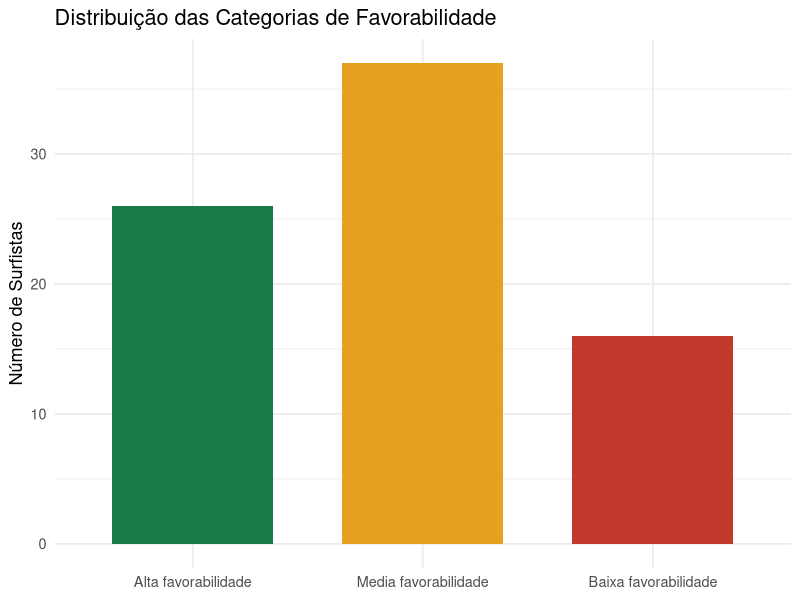
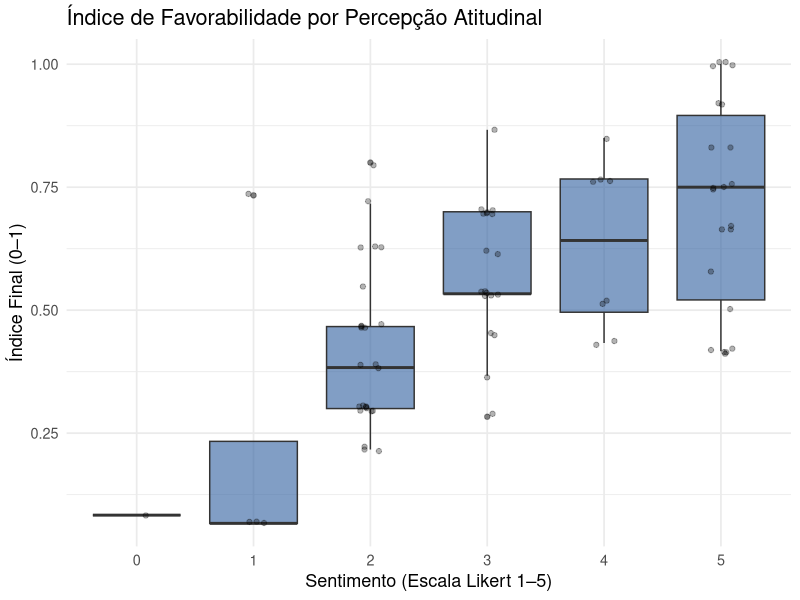

Reproduce these figures in R, in order.
## ---- chunk 1
# Configuração global dos chunks
knitr::opts_chunk$set(
  echo = TRUE,
  warning = FALSE,
  message = FALSE
)

# Carregamento dos pacotes
library(dplyr)
library(readxl)
library(ggplot2)
library(knitr)
## ---- chunk 2
# Como o arquivo .Rmd está dentro da pasta 'Scripts/',
# utilizamos '../' para acessar a pasta 'Data'

dados <- read_excel("../Data/L1/dados_com_indice.xlsx")
## ---- chunk 3
# Construção da tabela descritiva

resumo <- data.frame(
  Métrica = c(
    "N de Entrevistados",
    "Média",
    "Mediana",
    "Desvio Padrão",
    "Mínimo",
    "Máximo"
  ),
  
  Valor = c(
    nrow(dados),
    round(mean(dados$indice_favorabilidade, na.rm = TRUE), 3),
    round(median(dados$indice_favorabilidade, na.rm = TRUE), 3),
    round(sd(dados$indice_favorabilidade, na.rm = TRUE), 3),
    round(min(dados$indice_favorabilidade, na.rm = TRUE), 3),
    round(max(dados$indice_favorabilidade, na.rm = TRUE), 3)
  )
)

# Exibição da tabela

kable(
  resumo,
  caption = "Tabela 1. Estatísticas descritivas do índice de favorabilidade."
)
## ---- chunk 4

dados |>
  
  count(categoria_indice) |>
  
  mutate(
    categoria_indice = factor(
      categoria_indice,
      levels = c(
        "Alta favorabilidade",
        "Media favorabilidade",
        "Baixa favorabilidade"
      )
    )
  ) |>
  
  ggplot(
    aes(
      x = categoria_indice,
      y = n,
      fill = categoria_indice
    )
  ) +
  
  geom_col(
    show.legend = FALSE,
    width = 0.7
  ) +
  
  scale_fill_manual(
    values = c(
      "Alta favorabilidade" = "#1a7a4a",
      "Media favorabilidade" = "#e8a020",
      "Baixa favorabilidade" = "#c0392b"
    )
  ) +
  
  labs(
    title = "Distribuição das Categorias de Favorabilidade",
    x = NULL,
    y = "Número de Surfistas"
  ) +
  
  theme_minimal(base_size = 13)
## ---- chunk 5

ggplot(
  dados,
  aes(
    x = as.factor(sentimento_floripa),
    y = indice_favorabilidade
  )
) +
  
  geom_boxplot(
    fill = "#2E5D9E",
    alpha = 0.6
  ) +
  
  geom_jitter(
    width = 0.1,
    alpha = 0.3
  ) +
  
  labs(
    title = "Índice de Favorabilidade por Percepção Atitudinal",
    x = "Sentimento (Escala Likert 1–5)",
    y = "Índice Final (0–1)"
  ) +
  
  theme_minimal(base_size = 13)
